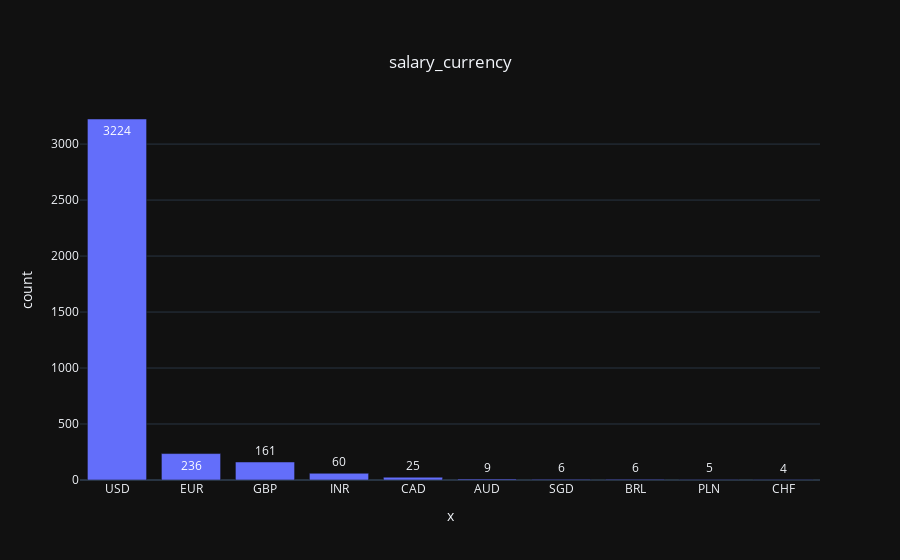

Notebook cell for this chart:
### Code cell
import pandas as pd
import plotly.express as px
import plotly.figure_factory as ff
from plotly.offline import init_notebook_mode, iplot
init_notebook_mode(connected = True)

df=pd.read_csv('ds_salaries.csv')

def display_topn_cat_val(df, feature, n=5):
    topn=df[feature].value_counts()[:n]
    fig=px.bar(y=topn.values, x=topn.index,
              text=topn.values, title= 'Top {} Values'.format(n))
    fig.update_layout(title={'text': feature,
                            'y':0.9,
                            'x':0.5,
                            'xanchor':'center',
                            'yanchor': 'top'},
                     barmode='overlay',
                     yaxis=dict(title='count'),
                     template='plotly_dark')
    fig.show()
    
display_topn_cat_val(df, 'salary_currency', n=10)

### Figure 1 — Plotly figure (JSON) as saved in the notebook; plotly's stock layout.template omitted (floating-point values rounded to 4 significant figures)
{"data": [{"alignmentgroup": "True", "hovertemplate": "x=%{x}<br>y=%{y}<br>text=%{text}<extra></extra>", "legendgroup": "", "marker": {"color": "#636efa", "pattern": {"shape": ""}}, "name": "", "offsetgroup": "", "orientation": "v", "showlegend": false, "text": [3224, 236, 161, 60, 25, 9, 6, 6, 5, 4], "textposition": "auto", "type": "bar", "x": ["USD", "EUR", "GBP", "INR", "CAD", "AUD", "SGD", "BRL", "PLN", "CHF"], "xaxis": "x", "y": [3224, 236, 161, 60, 25, 9, 6, 6, 5, 4], "yaxis": "y"}], "layout": {"autosize": true, "barmode": "overlay", "legend": {"tracegroupgap": 0}, "title": {"text": "salary_currency", "x": 0.5, "xanchor": "center", "y": 0.9, "yanchor": "top"}, "xaxis": {"anchor": "y", "autorange": true, "domain": [0, 1], "range": [-0.5, 9.5], "title": {"text": "x"}, "type": "category"}, "yaxis": {"anchor": "x", "autorange": true, "domain": [0, 1], "range": [0, 3394.0], "title": {"text": "count"}, "type": "linear"}}}
